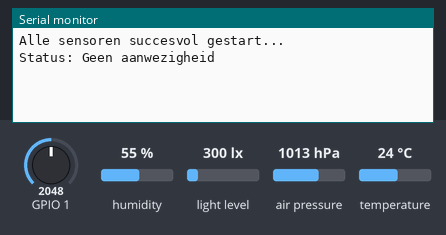
The program below on a simulated ESP32-S3. Parts: the last lines printed to the serial monitor. The inputs (shaded band) are chosen by the test bench; at power-on: light level 300 lx, GPIO 1 = 2048, humidity 55 %, air pressure 1013 hPa, temperature 24 °C.

Above: at 1.2 s.
1.3 s: light level set to 53 lx
At 3.2 s:
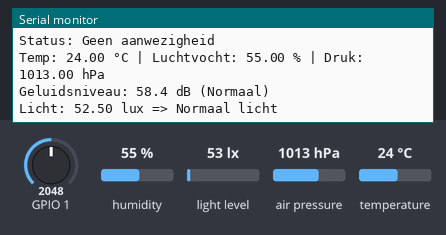
3.5 s: light level set to 45 lx
At 4.8 s:
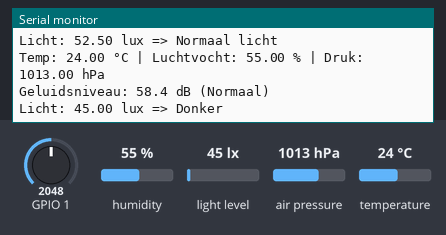

Measured:
- the behaviour switches between 50 and 49 lx on light level (found by bisection; images 1 and 2)
- after the input at 1.3 s, the serial monitor: prints a new line after 0.76 s (image 1)
- after the input at 3.5 s, the serial monitor: prints a new line after 0.56 s (image 2)

The program:

main.cpp
```cpp
#include <Arduino.h>
#include <Wire.h>
#include <SoftwareSerial.h>
#include <Adafruit_Sensor.h>
#include <Adafruit_BME280.h>
#include <BH1750.h>

// ---------- mmWave Sensor Config ----------
#define RX 8
#define TX 9
SoftwareSerial WaveSerial(RX, TX);
const int MIN_DISTANCE = 50;
const int MAX_DISTANCE = 200;
bool previousPresence = false;
bool currentPresence = false;
int presenceCount = 0;

// ---------- BME280 Config ----------
Adafruit_BME280 bme;

// ---------- Sound Sensor Config ----------
#define Mic A0
#define sample_window 50
#define Uref 0.006

// ---------- Light Sensor Config ----------
BH1750 lightSensor;

// ---------- Timing ----------
unsigned long lastSensorRead = 0;
const unsigned long sensorInterval = 2000;

// ---------- Function Prototypes ----------
void checkPresence();
void detectNewPerson();
void displayPresenceStatus();
float readTemperature();
float readHumidity();
float readPressure();
void displayBMEReadings(float t, float h, float p);
int get_Peak_To_Peak(int mic, int window);
int peak_to_voltage(int peak_to_peak);
float Voltage_to_DB(float voltage);
void displaySoundInfo(float voltage, float dB);
float readLightLevel();
void displayLightCategory(float lux);

void setup()
{
  Serial.begin(115200);
  Wire.begin();
  WaveSerial.begin(115200);

  // Init BME280
  if (!bme.begin(0x76))
  {
    Serial.println("BME280 niet gevonden!");
    while (1);
  }

  // Init BH1750
  if (!lightSensor.begin(BH1750::CONTINUOUS_HIGH_RES_MODE))
  {
    Serial.println("Kon BH1750 niet starten!");
    while (1);
  }

  Serial.println("Alle sensoren succesvol gestart...");
}

void loop()
{
  checkPresence();
  detectNewPerson();
  displayPresenceStatus();

  if (millis() - lastSensorRead > sensorInterval) // Read sensors every 2 seconds
  {
    lastSensorRead = millis();

    float t = readTemperature();
    float h = readHumidity();
    float p = readPressure();
    displayBMEReadings(t, h, p);

    int pk = get_Peak_To_Peak(Mic, sample_window);
    float v = peak_to_voltage(pk);
    float dB = Voltage_to_DB(v);
    displaySoundInfo(v, dB);

    float lux = readLightLevel();
    displayLightCategory(lux);
  }
}

// ---------- Presence Functions ----------
/**
 * @brief Controleer of er een persoon aanwezig is
 * Lees de afstand uit van de mmWave sensor en controleer of deze
 * binnen de afstandslimieten valt.
 */
void checkPresence()
{
  if (WaveSerial.available())
  {
    String incoming = WaveSerial.readStringUntil('\n');
    incoming.trim();
    if (incoming.startsWith("Range"))
    {
      int distance = incoming.substring(6).toInt();
      currentPresence = (distance >= MIN_DISTANCE && distance <= MAX_DISTANCE);
    }
  }
}

/**
 * @brief Detecteer een nieuwe persoon
 *
 * Als de huidige Presence-sensorstatus anders is dan de vorige,
 * wordt de presenceCount verhoogd en wordt een bericht naar de
 * seri le console gestuurd.
 */
void detectNewPerson()
{
  if (currentPresence && !previousPresence)
  {
    presenceCount++;
    Serial.print("Nieuwe persoon gedetecteerd! Totaal: ");
    Serial.println(presenceCount);
  }
  previousPresence = currentPresence;
}

/**
 * @brief Toon de huidige status van de Presence-sensor
 *
 * Geeft een bericht naar de seri le console met de huidige
 * status van de Presence-sensor. Als de status veranderd is
 * ten opzichte van de vorige keer, wordt er een nieuw bericht
 * gestuurd.
 */
void displayPresenceStatus()
{
  static String lastStatus = "";
  String status = currentPresence ? "Aanwezig binnen afstand" : "Geen aanwezigheid";
  if (status != lastStatus)
  {
    Serial.println("Status: " + status);
    lastStatus = status;
  }
}

// ---------- BME280 Functions ----------
float readTemperature()
{
  return bme.readTemperature();
}
float readHumidity()
{
  return bme.readHumidity();
}
float readPressure()
{
  return bme.readPressure() / 100.0F;
}
/**
 * @brief Toon de huidige BME280-waarden op de seri le console
 *
 * Geeft de huidige temperatuur, luchtvochtigheid en druk op de
 * seri le console. De waarden worden omgezet naar de juiste
 * eenheden en getoond in een leesbaar formaat.
 *
 * @param t huidige temperatuur in graden Celsius
 * @param h huidige luchtvochtigheid in procenten
 * @param p huidige druk in hectopascal
 */
void displayBMEReadings(float t, float h, float p)
{
  Serial.print("Temp: "); Serial.print(t); Serial.print(" °C | ");
  Serial.print("Luchtvocht: "); Serial.print(h); Serial.print(" % | ");
  Serial.print("Druk: "); Serial.print(p); Serial.println(" hPa");
}

// ---------- Sound Functions ----------
/**
 * @brief Lees de piek-tot-piek amplitude van een signaal van een microfoon
 *
 * Lees de analoge waarde van de microfoon en bereken de piek-tot-piek amplitude
 * van het signaal over een bepaalde periode.
 *
 * @param mic de pin van de microfoon
 * @param window de tijd (in ms) over welke de amplitude wordt berekend
 * @return de piek-tot-piek amplitude
 */
int get_Peak_To_Peak(int mic, int window)
{
  unsigned long start = millis();
  int maxV = 0, minV = 1023;
  while (millis() - start < window)
  {
    int val = analogRead(mic);
    if (val > maxV) maxV = val;
    if (val < minV) minV = val;
  }
  return maxV - minV;
}

/**
 * @brief Bereken de spanning van een piek-tot-piek amplitude
 *
 * Bereken de spanning van een piek-tot-piek amplitude uit een
 * analoge waarde van een microfoon.
 *
 * @param pk de piek-tot-piek amplitude uit een analoge waarde van een microfoon
 * @return de spanning in Volt
 */
int peak_to_voltage(int pk)
{
  return (pk * 5) / 1023;
}

/**
 * @brief Bereken het geluidsniveau in decibel uit een spanning
 *
 * Bereken het geluidsniveau in decibel uit een spanning, uitgaande van
 * een referentiespanning van 6 mV.
 *
 * @param voltage de spanning in Volt
 * @return het geluidsniveau in decibel
 */
float Voltage_to_DB(float voltage)
{
  if (voltage == 0) return -100.0;
  return (20 * log10(voltage / Uref));
}

/**
 * @brief Toon het geluidsniveau op de seri le console
 *
 * Geeft het geluidsniveau op de seri le console. Het niveau wordt
 * weergegeven in decibel (dB) en een omschrijving van het niveau
 * (Stil, Normaal of Luid).
 *
 * @param voltage de spanning in Volt
 * @param dB het geluidsniveau in decibel
 */
void displaySoundInfo(float voltage, float dB)
{
  Serial.print("Geluidsniveau: ");
  Serial.print(dB, 1); Serial.print(" dB (");
  if (dB < 40) Serial.println("Stil)");
  else if (dB < 70) Serial.println("Normaal)");
  else Serial.println("Luid)");
}

// ---------- Light Sensor ----------
float readLightLevel()
{
  return lightSensor.readLightLevel();
}

/**
 * @brief Toon de categorie van het lichtniveau op de seri le console
 *
 * Geeft de categorie van het lichtniveau op de seri le console. De categorie
 * wordt bepaald door de waarde van het lichtniveau in lux.
 *
 * @param lux de lichtsterkte in lux
 */
void displayLightCategory(float lux)
{
  Serial.print("Licht: "); Serial.print(lux); Serial.print(" lux => ");
  if (lux < 50) Serial.println("Donker");
  else if (lux < 1000) Serial.println("Normaal licht");
  else Serial.println("Fel licht");
}
```
